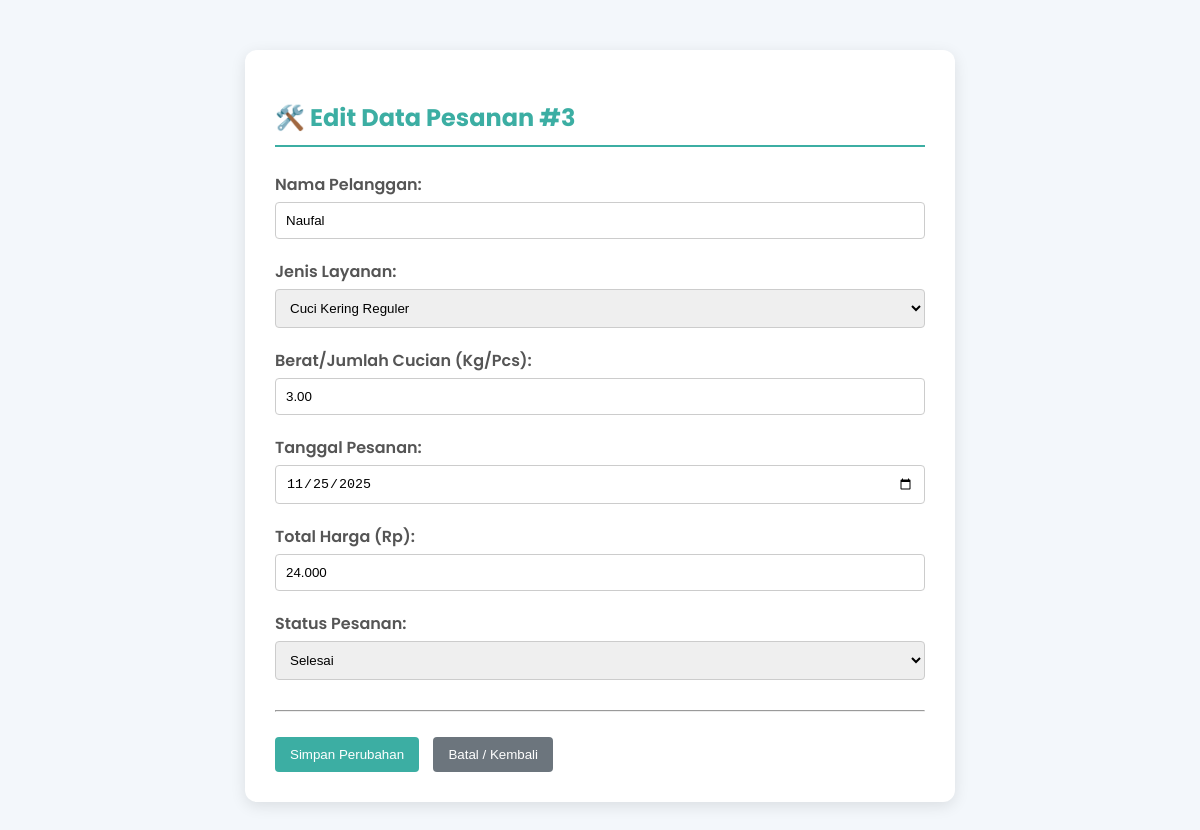
/edit_pesanan.php?id=3 (signed in), run on the app's committed database.
### tables this page shows
CREATE TABLE `pesanan` (
  `order_id` int(11) NOT NULL,
  `nama_pelanggan` varchar(100) NOT NULL,
  `tanggal_pesanan` datetime NOT NULL,
  `jenis_layanan` varchar(100) DEFAULT NULL,
  `berat_kg` decimal(5,2) DEFAULT NULL,
  `total_harga` int(11) NOT NULL,
  `status_pesanan` enum('Baru','Diproses','Dikirim','Selesai') NOT NULL DEFAULT 'Baru',
  `pelanggan_id` int(11) DEFAULT NULL
);

### edit_pesanan.php (the view, shortened to what this page needs)
<?php
include 'koneksi.php';
$daftar_layanan = [
    ['id' => 1, 'nama' => 'Cuci Kering Reguler', 'harga' => 8000, 'satuan' => 'per Kg', 'estimasi' => '48 Jam'],
    ['id' => 2, 'nama' => 'Cuci + Setrika', 'harga' => 10000, 'satuan' => 'per Kg', 'estimasi' => '48 Jam'],
    ['id' => 3, 'nama' => 'Cuci Kering Express', 'harga' => 15000, 'satuan' => 'per Kg', 'estimasi' => '6 Jam'],
    ['id' => 4, 'nama' => 'Setrika Saja', 'harga' => 6000, 'satuan' => 'per Kg', 'estimasi' => '24 Jam'],
    ['id' => 5, 'nama' => 'Bed Cover Besar', 'harga' => 35000, 'satuan' => 'per Pcs', 'estimasi' => '72 Jam'],
    ['id' => 6, 'nama' => 'Gordyn Tebal', 'harga' => 45000, 'satuan' => 'per Pcs', 'estimasi' => '72 Jam'],
];
$order_data = null;
$order_id = null;
$conn = new mysqli($host, $user, $pass, $db);
if (isset($_POST['submit_edit_order'])) {
    $order_id_to_update = (int)$_POST['order_id'];
    $nama_pelanggan     = trim($_POST['nama_pelanggan']);
    $tanggal_pesanan    = $_POST['tanggal_pesanan'] . date(' H:i:s');
    $jenis_layanan      = $_POST['jenis_layanan'];
    $berat_kg           = (float)$_POST['berat_kg'];
    $harga_bersih = preg_replace('/[^\d]/', '', $_POST['total_harga']);
    $total_harga = (int)$harga_bersih;
    $status_pesanan = $_POST['status_pesanan'];
    $sql_update = "UPDATE pesanan SET
                     nama_pelanggan = ?,
                     tanggal_pesanan = ?,
                     jenis_layanan = ?,
                     berat_kg = ?,
                     total_harga = ?,
                     status_pesanan = ?
                     WHERE order_id = ?";
    $stmt = $conn->prepare($sql_update);
    $stmt->bind_param("sssdisi",
        $nama_pelanggan,
        $tanggal_pesanan,
        $jenis_layanan,
        $berat_kg,
        $total_harga,
        $status_pesanan,
        $order_id_to_update
    );
    if ($stmt->execute()) {
        $message = "✅ Data pesanan **#$order_id_to_update** berhasil diperbarui!";
        $order_id = $order_id_to_update;
    } else {
        $message = "❌ Error saat mengupdate pesanan: " . $stmt->error;
        $order_id = $order_id_to_update;
    }
    $stmt->close();
}
else if (isset($_GET['id']) && !empty($_GET['id'])) {
    $order_id = (int)$_GET['id'];
}
if ($order_id) {
    $sql_fetch = "SELECT `order_id`, `nama_pelanggan`, `tanggal_pesanan`, `jenis_layanan`, `berat_kg`, `total_harga`, `status_pesanan` FROM pesanan WHERE order_id = ?";
    $stmt_fetch = $conn->prepare($sql_fetch);
    $stmt_fetch->bind_param("i", $order_id);
    $stmt_fetch->execute();
    $result_fetch = $stmt_fetch->get_result();
    if ($result_fetch && $result_fetch->num_rows > 0) {
        $order_data = $result_fetch->fetch_assoc();
    } else {
        $message = "❌ Pesanan dengan ID #$order_id tidak ditemukan.";
        $order_id = null;
    }
}
?>
<!DOCTYPE html>
<html lang="id">
<head>
</head>
<body>
    <div class="container">
        <h2>🛠️ Edit Data Pesanan #<?php echo htmlspecialchars($order_id ?? 'N/A'); ?></h2>
        <?php if ($order_data): ?>
            <form method="POST" action="edit_pesanan.php">
                <label for="nama_pelanggan">Nama Pelanggan:</label>
                <input type="text" id="nama_pelanggan" name="nama_pelanggan"
                        value="<?php echo htmlspecialchars($order_data['nama_pelanggan']); ?>" required>
                <label for="jenis_layanan">Jenis Layanan:</label>
                <select id="jenis_layanan" name="jenis_layanan" required>
                    <?php
                    foreach ($daftar_layanan as $layanan):
                        $option_text = htmlspecialchars($layanan['nama']);
                        $selected = ($order_data['jenis_layanan'] === $layanan['nama']) ? 'selected' : '';
                        echo "<option value=\"" . htmlspecialchars($layanan['nama']) . "\" $selected>$option_text</option>";
                    endforeach;
                    ?>
                </select>
                <label for="berat_kg">Berat/Jumlah Cucian (Kg/Pcs):</label>
                <input type="number" step="0.1" min="0.1" id="berat_kg" name="berat_kg" required
                        value="<?php echo htmlspecialchars($order_data['berat_kg']); ?>"
                        placeholder="Contoh: 2.5">
                <label for="tanggal_pesanan">Tanggal Pesanan:</label>
                <input type="date" id="tanggal_pesanan" name="tanggal_pesanan"
                        value="<?php echo htmlspecialchars(date('Y-m-d', strtotime($order_data['tanggal_pesanan']))); ?>" required>
                <label for="total_harga">Total Harga (Rp):</label>
                <input type="text" id="total_harga" name="total_harga" min="0"
                        value="<?php echo number_format($order_data['total_harga'], 0, ',', '.'); ?>"
                        placeholder="Masukkan angka tanpa titik/koma" required>
                <label for="status_pesanan">Status Pesanan:</label>
                <select id="status_pesanan" name="status_pesanan" required>
                    <?php
                    $statuses = ['Pending', 'Diproses', 'Dikirim', 'Selesai', 'Dibatalkan'];
                    foreach ($statuses as $status) {
                        $selected = ($order_data['status_pesanan'] === $status) ? 'selected' : '';
                        echo "<option value=\"$status\" $selected>$status</option>";
                    }
                    ?>
                </select>
                <hr style="margin-top: 25px; margin-bottom: 25px;">
                <button type="submit" name="submit_edit_order">Simpan Perubahan</button>
                <a href="status_pesanan.php"><button type="button" class="btn-secondary">Batal / Kembali</button></a>
            </form>
        <?php endif; ?>
    </div>
</body>
</html>

### edit_pesanan.php (style rules this page uses)
:root { --primary-color: #3caea3; --secondary-color: #1f3936; }
body { font-family:'Poppins', sans-serif; background:#f3f7fb; margin: 0; }
.container { max-width: 650px; margin: 50px auto; padding: 30px; background: white; border-radius: 12px; box-shadow: 0 4px 15px rgba(0, 0, 0, 0.1); }
h2 { border-bottom: 2px solid var(--primary-color); padding-bottom: 10px; margin-bottom: 25px; color: var(--primary-color); }
label { display: block; margin-top: 15px; margin-bottom: 5px; font-weight: 600; color: #555; }
input[type="text"], input[type="number"], input[type="date"], select { width: 100%; padding: 10px; margin-bottom: 5px; border: 1px solid #ccc; border-radius: 4px; box-sizing: border-box; }
button { padding: 10px 15px; background-color: var(--primary-color); color: white; border: none; border-radius: 4px; cursor: pointer; transition: background 0.3s; margin-right: 10px; font-weight: 500; }
.btn-secondary { background-color: #6c757d; }

### data on the page
pesanan: nama_pelanggan "Naufal", berat_kg "3.00", tanggal_pesanan "11/25/2025", total_harga "24.000"

### other printed values
$order_id "3"
form field jenis_layanan "Cuci Kering Reguler"
form field status_pesanan "Selesai"
